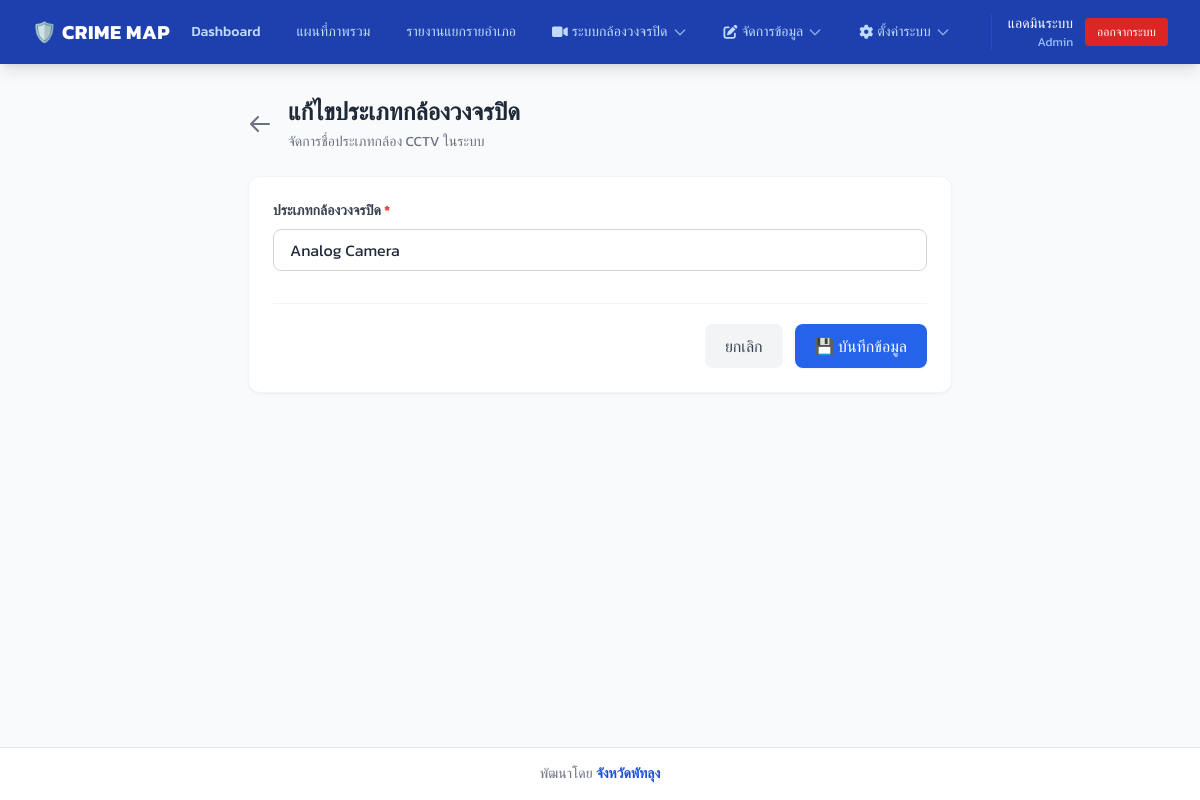
Screenshot of /camera_type_form.php?id=2 (signed in) with the database file from the repository.
### tables this page shows
CREATE TABLE `menus` (
  `id` int NOT NULL AUTO_INCREMENT,
  `menu_type` enum('frontend','backend') NOT NULL DEFAULT 'backend',
  `title` varchar(100) NOT NULL,
  `url` varchar(255) DEFAULT '#',
  `icon` varchar(100) DEFAULT NULL COMMENT 'FontAwesome class e.g. fas fa-home',
  `css_class` varchar(255) DEFAULT NULL COMMENT 'Custom CSS classes for buttons',
  `parent_id` int DEFAULT NULL,
  `order_num` int DEFAULT '0',
  `allowed_roles` TEXT DEFAULT NULL COMMENT 'JSON array of allowed role_ids, NULL means all',
  `is_active` tinyint(1) DEFAULT '1',
  PRIMARY KEY (`id`),
  KEY `parent_id` (`parent_id`),
  CONSTRAINT `menus_ibfk_1` FOREIGN KEY (`parent_id`) REFERENCES `menus` (`id`) ON DELETE CASCADE
);

CREATE TABLE `camera_types` (
  `id` int NOT NULL AUTO_INCREMENT,
  `type_name` varchar(100) NOT NULL,
  PRIMARY KEY (`id`),
  UNIQUE KEY `type_name` (`type_name`)
);

### auth.php (called while the page is built, shortened)
<?php
$user_name = $_SESSION['user_name'];
$user_role_name = $_SESSION['role_name'];
?>

### camera_type_form.php (the view, shortened to what this page needs)
<?php
require_once 'auth.php';
require_once 'db_config.php';
$id = isset($_GET['id']) ? intval($_GET['id']) : 0;
$action = $id > 0 ? "แก้ไข" : "เพิ่ม";
$row = [
    'type_name' => ''
];
if ($id > 0) {
    $stmt = $pdo->prepare("SELECT * FROM camera_types WHERE id = ?");
    $stmt->execute([$id]);
    $fetched = $stmt->fetch();
    if ($fetched) {
        $row = $fetched;
    } else {
        $_SESSION['error_msg'] = "ไม่พบข้อมูลประเภทกล้อง";
        header("Location: manage_camera_types.php");
        exit;
    }
}
?>
<!DOCTYPE html>
<html lang="th">
<head>
    <script src="https://cdn.tailwindcss.com"></script>
</head>
<body class="bg-gray-50 text-gray-800 flex flex-col min-h-screen">
    <?php include 'navbar.php'; ?>
    <main class="flex-grow p-6 lg:p-8 max-w-3xl mx-auto w-full">
        <div class="mb-6 flex items-center gap-4">
            <a href="manage_camera_types.php" class="text-gray-500 hover:text-gray-700 transition">
                <svg xmlns="http://www.w3.org/2000/svg" class="h-6 w-6" fill="none" viewBox="0 0 24 24" stroke="currentColor">
                    <path stroke-linecap="round" stroke-linejoin="round" stroke-width="2" d="M10 19l-7-7m0 0l7-7m-7 7h18" />
                </svg>
            </a>
            <div>
                <h1 class="text-2xl font-bold text-gray-800"><?= $action ?>ประเภทกล้องวงจรปิด</h1>
                <p class="text-gray-500 text-sm mt-1">จัดการชื่อประเภทกล้อง CCTV ในระบบ</p>
            </div>
        </div>
        <div class="bg-white rounded-xl shadow-sm border border-gray-100 overflow-hidden">
            <form action="save_camera_type.php" method="POST" class="p-6">
                <div class="mb-5">
                    <label class="block text-sm font-bold text-gray-700 mb-2">ประเภทกล้องวงจรปิด <span class="text-red-500">*</span></label>
                    <input type="text" name="type_name" value="<?= htmlspecialchars($row['type_name']) ?>" required
                           placeholder="เช่น IP Camera, Analog Camera"
                           class="w-full px-4 py-2 border border-gray-300 rounded-lg focus:ring-blue-500 focus:border-blue-500 outline-none transition-all">
                </div>
                <div class="mt-8 flex justify-end gap-3 pt-5 border-t border-gray-100">
                    <a href="manage_camera_types.php" class="px-5 py-2.5 bg-gray-100 text-gray-700 font-medium rounded-lg hover:bg-gray-200 transition">ยกเลิก</a>
                    <button type="submit" class="px-5 py-2.5 bg-blue-600 text-white font-medium rounded-lg hover:bg-blue-700 transition shadow-sm">
                        💾 บันทึกข้อมูล
                    </button>
                </div>
            </form>
        </div>
    </main>
    <footer class="mt-auto py-4 text-center text-sm text-gray-500 bg-white border-t border-gray-200">
        พัฒนาโดย <span class="font-bold text-blue-700">จังหวัดพัทลุง</span>
    </footer>
</body>
</html>

### navbar.php (shortened to what this page needs)
<?php
$current_page = basename($_SERVER['PHP_SELF']);
if (isset($pdo)) {
    $stmt = $pdo->prepare("SELECT * FROM menus WHERE menu_type = 'backend' AND is_active = 1 ORDER BY order_num ASC");
    $stmt->execute();
    $all_menus = $stmt->fetchAll(PDO::FETCH_ASSOC);
    $allowed_menus = [];
    foreach ($all_menus as $menu) {
        $allowed_menus[] = $menu;
    }
    $menu_tree = [];
    foreach ($allowed_menus as $menu) {
        if (empty($menu['parent_id'])) {
            $menu['children'] = [];
            $menu_tree[$menu['id']] = $menu;
        }
    }
    foreach ($allowed_menus as $menu) {
        if (!empty($menu['parent_id']) && isset($menu_tree[$menu['parent_id']])) {
            $menu_tree[$menu['parent_id']]['children'][] = $menu;
        }
    }
} else {
    $menu_tree = [];
}
?>
<link rel="stylesheet" href="https://cdnjs.cloudflare.com/ajax/libs/font-awesome/6.4.0/css/all.min.css">
<nav class="bg-blue-800 text-white shadow-lg shrink-0 z-50 relative">
    <div class="w-full px-4 sm:px-6 lg:px-8">
        <div class="flex items-center justify-between h-16">
            <div class="flex items-center gap-3">
                <span class="text-lg sm:text-xl font-bold tracking-wide truncate">🛡️ CRIME MAP</span>
            </div>
            <div class="hidden md:flex items-center gap-1 lg:gap-3">
                <?php foreach ($menu_tree as $menu): ?>
                    <?php if (empty($menu['children'])): ?>
                        <a href="<?= htmlspecialchars($menu['url']) ?>" class="flex items-center gap-1 whitespace-nowrap px-3 py-2 rounded-md text-sm font-medium <?= $current_page == $menu['url'] ? 'bg-blue-900 text-white shadow-inner' : 'text-blue-200 hover:text-white hover:bg-blue-700 transition' ?>">
                            <?= htmlspecialchars($menu['title']) ?>
                        </a>
                    <?php else: ?>
                        <div class="relative group">
                            <button class="flex items-center gap-1 whitespace-nowrap px-3 py-2 rounded-md text-sm font-medium text-blue-200 hover:text-white hover:bg-blue-700 transition">
                                <?php if($menu['icon']): ?><i class="<?= htmlspecialchars($menu['icon']) ?>"></i><?php endif; ?>
                                <?= htmlspecialchars($menu['title']) ?>
                                <svg class="w-4 h-4 opacity-70" fill="none" stroke="currentColor" viewBox="0 0 24 24"><path stroke-linecap="round" stroke-linejoin="round" stroke-width="2" d="M19 9l-7 7-7-7"></path></svg>
                            </button>
                        </div>
                    <?php endif; ?>
                <?php endforeach; ?>
                <div class="ml-2 pl-2 lg:ml-4 lg:pl-4 border-l border-blue-700 flex items-center gap-3">
                    <div class="text-sm text-right hidden lg:block">
                        <div class="text-white font-medium whitespace-nowrap"><?= htmlspecialchars($user_name ?? '') ?></div>
                        <div class="text-blue-300 text-xs whitespace-nowrap"><?= htmlspecialchars($user_role_name ?? '') ?></div>
                    </div>
                    <a href="logout.php" class="bg-red-600 hover:bg-red-700 text-white px-3 py-1.5 rounded text-xs font-medium transition whitespace-nowrap">ออกจากระบบ</a>
                </div>
            </div>
        </div>
    </div>
</nav>

### camera_type_form.php (style rules this page uses)
body { font-family: 'Kanit', sans-serif; }

### rows the page displays
menus: title "Dashboard"
menus: title "แผนที่ภาพรวม"
menus: title "รายงานแยกรายอำเภอ"
menus: title "ระบบกล้องวงจรปิด"
menus: title "จัดการข้อมูล"
menus: title "ตั้งค่าระบบ"
camera_types: type_name "Analog Camera"

### other values shown
$user_name "แอดมินระบบ"
$user_role_name "Admin"
$action "แก้ไข"
